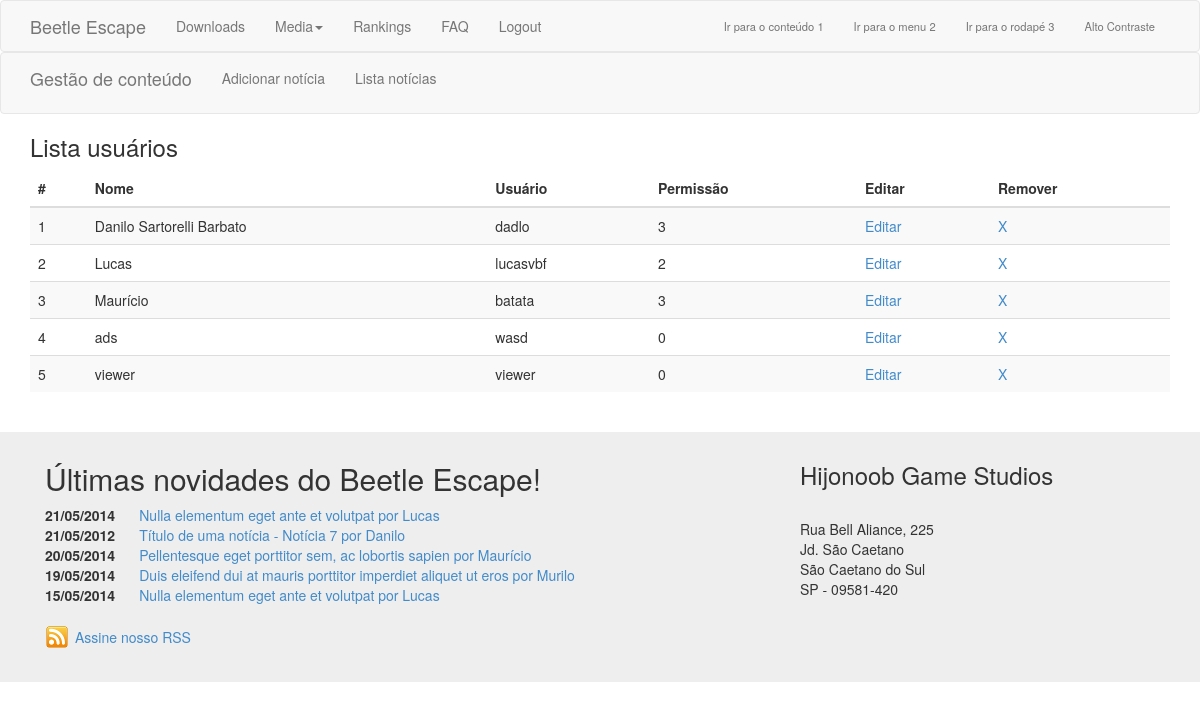
Page /listausuario.php (signed in) on the earlier database version.
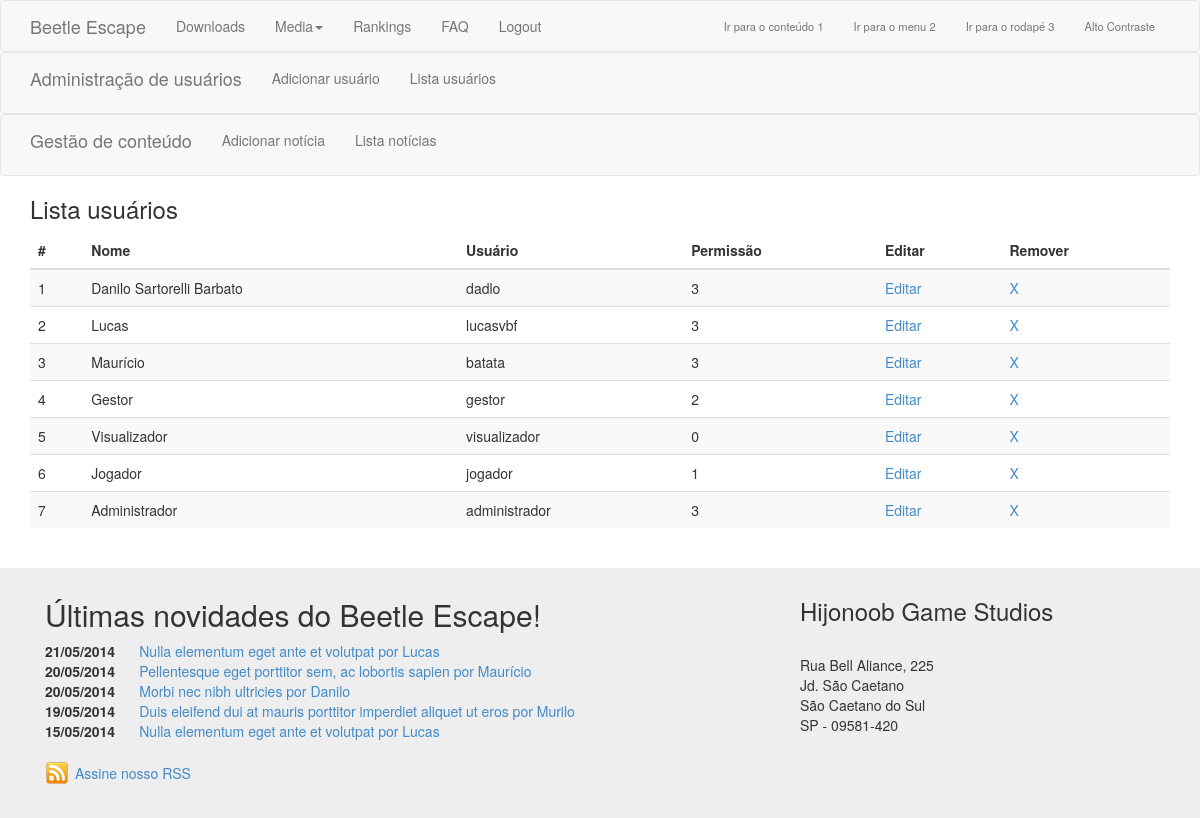
Same page on the later database version.
### tables this page shows
CREATE TABLE `usuarios` (
  `usuario` varchar(200) NOT NULL,
  `nome` varchar(200) NOT NULL,
  `email` varchar(200) NOT NULL,
  `senha` varchar(200) NOT NULL,
  `permissao` int(11) NOT NULL,
  PRIMARY KEY (`usuario`),
  UNIQUE KEY `usuario` (`usuario`)
);

CREATE TABLE `noticias` (
  `id` int(200) NOT NULL AUTO_INCREMENT,
  `titulo` varchar(200) NOT NULL,
  `descricao` varchar(600) NOT NULL,
  `autor` varchar(100) NOT NULL,
  `data` varchar(100) NOT NULL,
  `texto` varchar(5000) NOT NULL,
  PRIMARY KEY (`id`),
  UNIQUE KEY `id` (`id`)
);

### listausuario.php (the view, shortened to what this page needs)
<?php
	include 'templates/header.php';
?>
			<h3> Lista usuários </h3>
			<table class="table table-striped" width="647">
				<thead>
					<tr>
						<th>#</th>
						<th>Nome</th>
						<th>Usuário</th>
						<th>Permissão</th>
						<th>Editar</th>
						<th>Remover</th>
					</tr>
				</thead>
				<tbody>
			<?php
				include 'restrito/conexao.php';
					$resultado = $conexao->query("SELECT nome, usuario, permissao FROM usuarios");
				$i = 1;
				while ($linha = $resultado->fetch_assoc()){
					echo '<tr>';
					echo '<td>' . $i . '</td>';
					echo '<td>' . $linha['nome'] .'</td>';
					echo '<td>' . $linha['usuario'] .'</td>';
					echo '<td>' . $linha['permissao'] .'</td>';
					echo '<td> <a href="editausuario.php?user='. $linha['usuario'].'">Editar</a></td>';
					echo '<td> <a class="removeusuario" href="deletausuario.php?user='. $linha['usuario'].'">X</a></td>';
					echo '</tr>';
					$i++;
				}
			?>
					</tbody>
				</table>
		</div>
<?php include 'templates/footer.php' ?>

### templates/header.php (shortened to what this page needs)
<!DOCTYPE html>
<html lang="en">
  <head>
    <link href="css/bootstrap.min.css" rel="stylesheet">
    <link href="css/main.css" rel="stylesheet">
  </head>
  <body>
    <?php
      include 'templates/menu.php';
      if(isset($_SESSION['permissao'])) {
          $permissao = $_SESSION['permissao'];
          if($permissao > 2) {
            include 'templates/menuadmin.php';
          }
          if ($permissao > 1) {
            include 'templates/menugestao.php';
          }
      }
    ?>
      <div class="container" id="aconteudo">

### templates/menu.php (shortened to what this page needs)
<div class="navbar navbar-default" role="navigation" id="anavegacao">
  <div class="container">
  	<ul id="acessibilidade" class="nav navbar-nav navbar-right">
		<li>
	        <a accesskey="1" href="#aconteudo" id="link-conteudo">
	            Ir para o conteúdo
	            <span>1</span>
	        </a>
	    </li>
	    <li>
	        <a accesskey="2" href="#anavegacao" id="link-navegacao">
	            Ir para o menu
	            <span>2</span>
	        </a>
	    </li>
	    <li class="last-item">
	        <a accesskey="3" href="#arodape" id="link-rodape">
	            Ir para o rodapé
	            <span>3</span>
	        </a>
	    </li>
	    <li id="acao-contraste">
	    	<a href="#" title="Alto Contraste" accesskey="4">
	    		Alto Contraste
	    	</a>
	    </li>
	</ul>
    <a class="navbar-brand" href="index.php">Beetle Escape</a>
      <ul class="nav navbar-nav">
		<?php
		  if(isset($_SESSION['permissao'])) {
		      $permissao = $_SESSION['permissao'];
		      if($permissao > 0) {
		        include 'templates/menujogador.php';
		      }
      	  }
		?>
      </ul>
 </div>
</div>

### templates/menujogador.php (shortened to what this page needs)
<li>
    <a href="#">Downloads</a>
</li>
<li class="dropdown">
    <a href="#" class="dropdown-toggle" data-toggle="dropdown">Media<b class="caret"></b></a>
</li>
<li>
    <a href="#">Rankings</a>
</li>
<li>
    <a href="#">FAQ</a>
</li>
<li>
    <a href="logout.php">Logout</a>
</li>

### templates/menugestao.php
<div class="navbar navbar-default" role="navigation">
  <div class="container">
    <p class="navbar-brand">Gestão de conteúdo</p>
      <ul class="nav navbar-nav">
          <li>
              <a href="adicionanoticia.php">Adicionar notícia</a>
          </li>
          <li>
              <a href="listanoticia.php">Lista notícias</a>
          </li>
      </ul>
 </div>
</div>

### templates/footer.php (shortened to what this page needs)
      <div class="jumbotron footer" id="arodape">
          <div class="container">
              <div class="col-md-8" id="mailing-form" >
                <h2>Últimas novidades do Beetle Escape!</h2>
                <div class="listanoticia">
                  <dl class="dl-horizontal">
                    <?php
                      include 'restrito/conexao.php';
                      $resultado = $conexao->query("SELECT titulo, autor, data, id FROM noticias ORDER BY data DESC LIMIT 5");
                      while ($linha = $resultado->fetch_assoc()){
                        echo '<dt>' . $linha['data'] . '</dt>';
                        echo '<dd> <a href="noticia.php?id=' . $linha['id'] . '">' . $linha['titulo'] .' por '. $linha['autor'] .' </a></dd>';
                      }
                    ?>
                  </dl>
                </div>
                <h5><a class="rss_icon" href="rss.php">Assine nosso RSS</a></h5>
              </div>
              <div class="col-md-4">
                  <h3>Hijonoob Game Studios</h3><br>
                  Rua Bell Aliance, 225<br>
                  Jd. São Caetano<br>
                  São Caetano do Sul<br>
                  SP - 09581-420
              </div>
          </div>
      </div>
  </body>
</html>

### templates/menuadmin.php
<div class="navbar navbar-default" role="navigation">
  <div class="container">
    <p class="navbar-brand">Administração de usuários</p>
      <ul class="nav navbar-nav">
          <li>
              <a href="adicionausuario.php">Adicionar usuário</a>
          </li>
          <li>
              <a href="listausuario.php">Lista usuários</a>
          </li>
      </ul>
 </div>
</div>

### css/main.css (style rules this page uses)
.navbar { margin-bottom: 0 }
#mailing-form { padding-left: 0; }
* { margin: 0; }
html, body { height: 100%; }
.footer, .push { height: 250px; }
.footer { padding-top: 10px; margin-top: 20px; margin-bottom: 0; background-color: #eee; }
#acessibilidade { font-size: 0.8em; }
.dl-horizontal dt { text-align: left; width: 13%; }
.dl-horizontal dd { margin-left: 0; }
.rss_icon { display: block; background: transparent url("../images/rss_24.png") no-repeat; margin: 0; padding-left: 30px; padding-top: 5px; height: 24px; }

Differences in the rows shown:
removed usuarios: nome "ads", usuario "wasd", permissao "0"
removed usuarios: nome "viewer", usuario "viewer", permissao "0"
changed usuarios "Lucas": permissao "2" → "3"
added usuarios: nome "Gestor", usuario "gestor", permissao "2"
added usuarios: nome "Visualizador", usuario "visualizador", permissao "0"
added usuarios: nome "Jogador", usuario "jogador", permissao "1"
added usuarios: nome "Administrador", usuario "administrador", permissao "3"
changed noticias "Pellentesque eget porttitor sem, ac lobortis sapien": moves up the list
changed noticias "Danilo": data "21/05/2012" → "20/05/2014"; titulo "Título de uma notícia - Notícia 7" → "Morbi nec nibh ultricies"
Other differences:
text now shown: "Administração de usuários Adicionar usuário Lista usuários"
